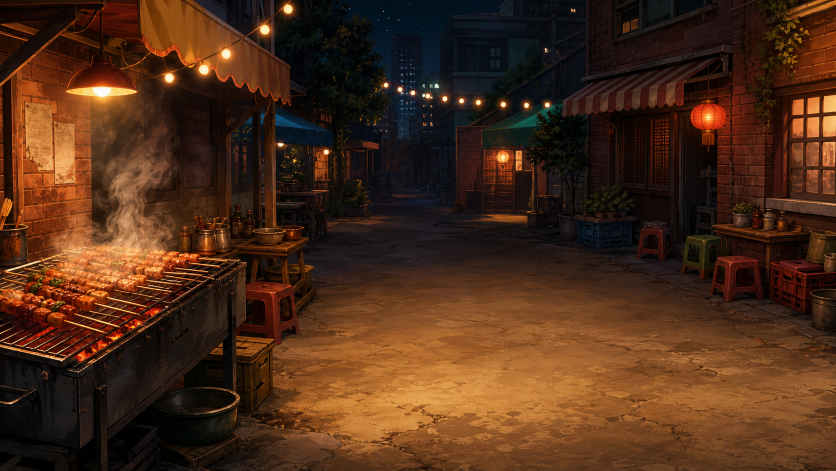
#> input picture build/webapp/assets/images/alley_background.png, 1672 x 941 px (shown at 1/2 size)
$ python build_web.py
#> lines starting #> are read from the running program, lines starting #| are printed output that depends on the picture
from __future__ import annotations

import shutil
import subprocess
import sys
from pathlib import Path

from PIL import Image


ROOT = Path(__file__).resolve().parents[1]
STAGING = ROOT / "build" / "webapp"
OUTPUT = STAGING / "build" / "web"
PYGBAG_CDN = "https://pygame-web.github.io/archives/0.9/"
WEB_IMAGE_LIMITS = {
    "alley_background.png": (1280, 720),
    "ending_victory.png": (1280, 720),
    "ending_defeat.png": (1280, 720),
    "grill_resource.png": (320, 480),
}
DEFAULT_WEB_IMAGE_LIMIT = (256, 256)


def optimize_web_images() -> None:
    image_dir = STAGING / "assets" / "images"
    before_bytes = 0
    after_bytes = 0
    for path in image_dir.glob("*.png"):
        before_bytes += path.stat().st_size
        limit = WEB_IMAGE_LIMITS.get(path.name, DEFAULT_WEB_IMAGE_LIMIT)
        temporary = path.with_suffix(".web.png")
        with Image.open(path) as image:
#> image is the input picture: PIL image 1672x941 RGB; mean R, G, B 75.9, 44, 24.1
            image.load()
            image.thumbnail(limit, Image.Resampling.LANCZOS, reducing_gap=3.0)
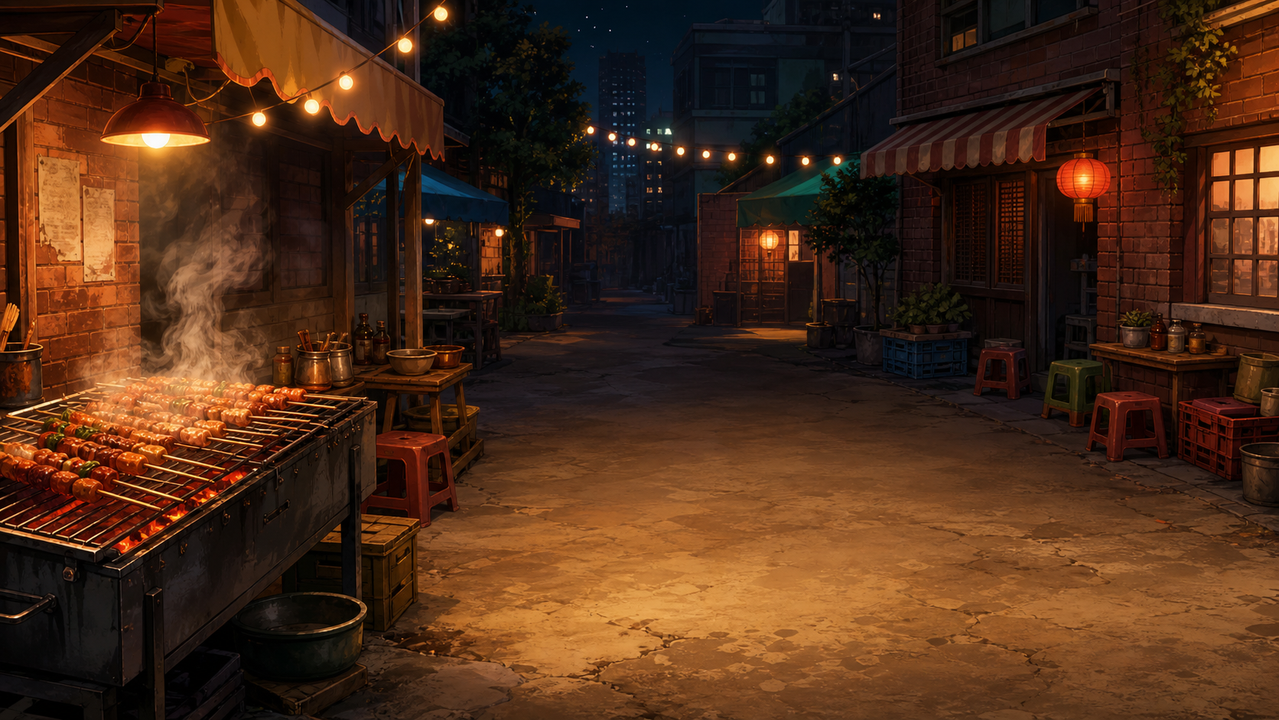
#> image: PIL image 1279x720 RGB; mean R, G, B 75.9, 44, 24.1
            image.save(temporary, format="PNG", optimize=True, compress_level=9)
        temporary.replace(path)
        after_bytes += path.stat().st_size
#> pass 2 of the loop in optimize_web_images, `for path in image_dir.glob("*.png"):`:
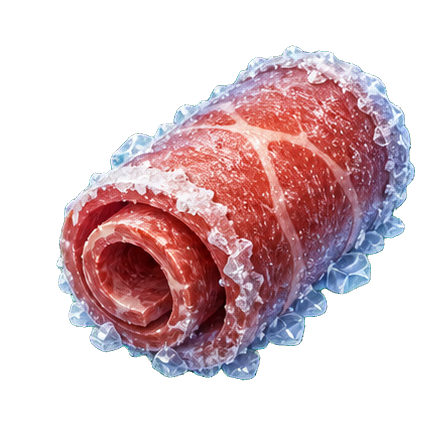
#> input picture build/webapp/assets/images/beef.png, 444 x 444 px
#> in optimize_web_images, image is the input picture: PIL image 444x444 RGBA; mean R, G, B, A 69.4, 47.1, 51, 103.7
#> in optimize_web_images, `image.thumbnail(limit, Image.Resampling.LANCZOS, reducing_gap=3.0)`:
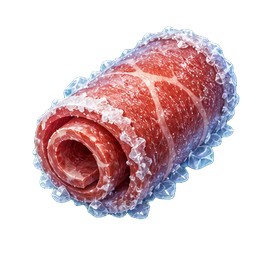
#> image: PIL image 256x256 RGBA; mean R, G, B, A 71.3, 49.6, 53.6, 103.7; transparent parts drawn white
#> pass 3 of the loop in optimize_web_images, `for path in image_dir.glob("*.png"):`:
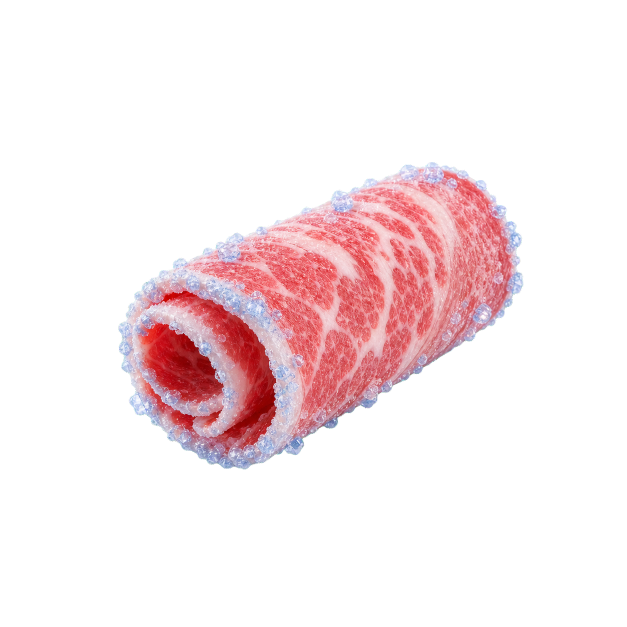
#> input picture build/webapp/assets/images/beef_projectile.png, 1254 x 1254 px (shown at 1/2 size)
#> in optimize_web_images, image is the input picture: PIL image 1254x1254 RGBA; mean R, G, B, A 41.9, 27.3, 29.4, 49.6
#> in optimize_web_images, `image.thumbnail(limit, Image.Resampling.LANCZOS, reducing_gap=3.0)`:
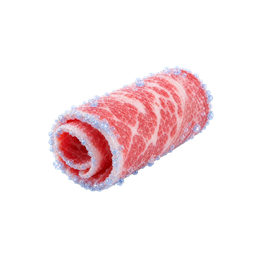
#> image: PIL image 256x256 RGBA; mean R, G, B, A 44.1, 29.6, 31.9, 49.6; transparent parts drawn white
#> the loop made 6 passes; the first 3 are shown
    print(
        "Web images optimized: "
        f"{before_bytes / 1024 / 1024:.1f} MB -> {after_bytes / 1024 / 1024:.1f} MB"
    )


def prepare_staging() -> None:
    resolved = STAGING.resolve()
    if ROOT.resolve() not in resolved.parents:
        raise RuntimeError(f"Refusing to clear unexpected staging path: {resolved}")
    shutil.rmtree(STAGING, ignore_errors=True)
    STAGING.mkdir(parents=True, exist_ok=True)
    shutil.copytree(ROOT / "assets", STAGING / "assets")
    optimize_web_images()
    for source in (ROOT / "src").glob("*.py"):
        if source.name == "main.py":
            continue
        shutil.copy2(source, STAGING / source.name)
    shutil.copy2(ROOT / "scripts" / "web_main.py", STAGING / "main.py")


def main() -> None:
    prepare_staging()
    result = subprocess.run(
        [sys.executable, "-m", "pygbag", "--build", "--cdn", PYGBAG_CDN, str(STAGING)],
        cwd=ROOT,
        capture_output=True,
        text=True,
    )
    if result.returncode != 0:
        details = result.stderr.strip() or result.stdout.strip() or "No error output"
#> (the run stopped early here; a loop or call above may not have finished)
